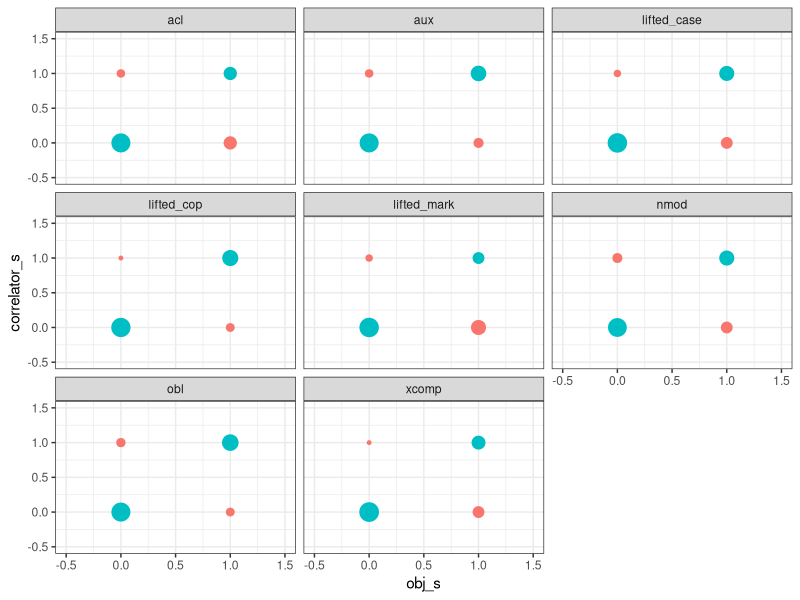

Write R code to recreate this figure.

data = read.csv("../../grammars/manual_output_funchead_ground_coarse_final/auto-summary-lstm.tsv", sep="\t")# %>% rename(Quality=AverageLength)



library(forcats)
library(dplyr)
library(tidyr)
library(ggplot2)

data = data %>% mutate(DH_Weight = DH_Mean_NoPunct)


library(forcats)
data = data %>% mutate(Language = fct_recode(Language, "Old_Church_Slavonic" = "Old", "Ancient_Greek" = "Ancient"))

languages = read.csv("../languages/languages-iso_codes.tsv", sep=",")
data  = merge(data, languages, by=c("Language"), all.x=TRUE)




dependency = "nmod"

getCorrPair = function(dependency) {
   corr_pair = data %>% filter((Dependency == dependency) | (Dependency == "obj"))
   corr_pair = unique(corr_pair %>% select(Family, Language, FileName, Dependency, DH_Weight, ModelName)) %>% spread(Dependency, DH_Weight)
   corr_pair$correlator = corr_pair[[dependency]]
   corr_pair[[dependency]] = NULL
   corr_pair = corr_pair %>% mutate(correlator_s = pmax(0,sign(correlator)), obj_s=pmax(0,sign(obj)))
   if(dependency == "aux") {
       corr_pair = corr_pair %>% mutate(correlator_s=1-correlator_s)
   }

   return(corr_pair)
}

corr_pair = getCorrPair("lifted_cop")

dependencies = c("acl", "aux", "lifted_case", "lifted_cop", "lifted_mark", "nmod",  "obl", "xcomp")
# advmod, nsubj

corr_pairs = data.frame()
for(dependency in dependencies) {
   corr_pair = getCorrPair(dependency)
   corr_pair$Dependency = dependency
   corr_pairs = rbind(corr_pairs, corr_pair)
}

corr_pairs$weight = 1
mean_obj_s = mean(corr_pairs$obj_s)
corr_pairs[corr_pairs$obj_s == 1,]$weight = 0.5/mean_obj_s # * corr_pairs[corr_pairs$obj_s == 1,]$obj_s
corr_pairs = corr_pairs[!is.na(corr_pairs$correlator_s),]
#corr_pairs[corr_pairs$correlator_s == 1,]$correlator_s = 0.5/mean_obj_s * corr_pairs[corr_pairs$correlator_s == 1,]$correlator_s

plot = ggplot(corr_pairs, aes(x=obj_s, y=correlator_s, group=Dependency)) + geom_count(aes(size=..n..)) + facet_wrap(~Dependency) + xlim(-0.5, 1.5) + ylim(-0.5, 1.5)

corr_pairs = corr_pairs %>% mutate(agree = (obj_s == correlator_s))
corr_pairs_sum = corr_pairs %>% group_by(Dependency, obj_s, correlator_s) %>% summarise(agree=mean(agree), count = sum(weight))
corr_pairs_sum = corr_pairs_sum %>% mutate(agree_color = ifelse(agree, "red", "blue"))
plot = ggplot(corr_pairs_sum, aes(x=obj_s, y=correlator_s, group=Dependency)) + geom_point(aes(size=count, color=agree_color)) + facet_wrap(~Dependency) + theme_bw() + xlim(-0.5, 1.5) + ylim(-0.5, 1.5)  + theme(legend.position="none")





